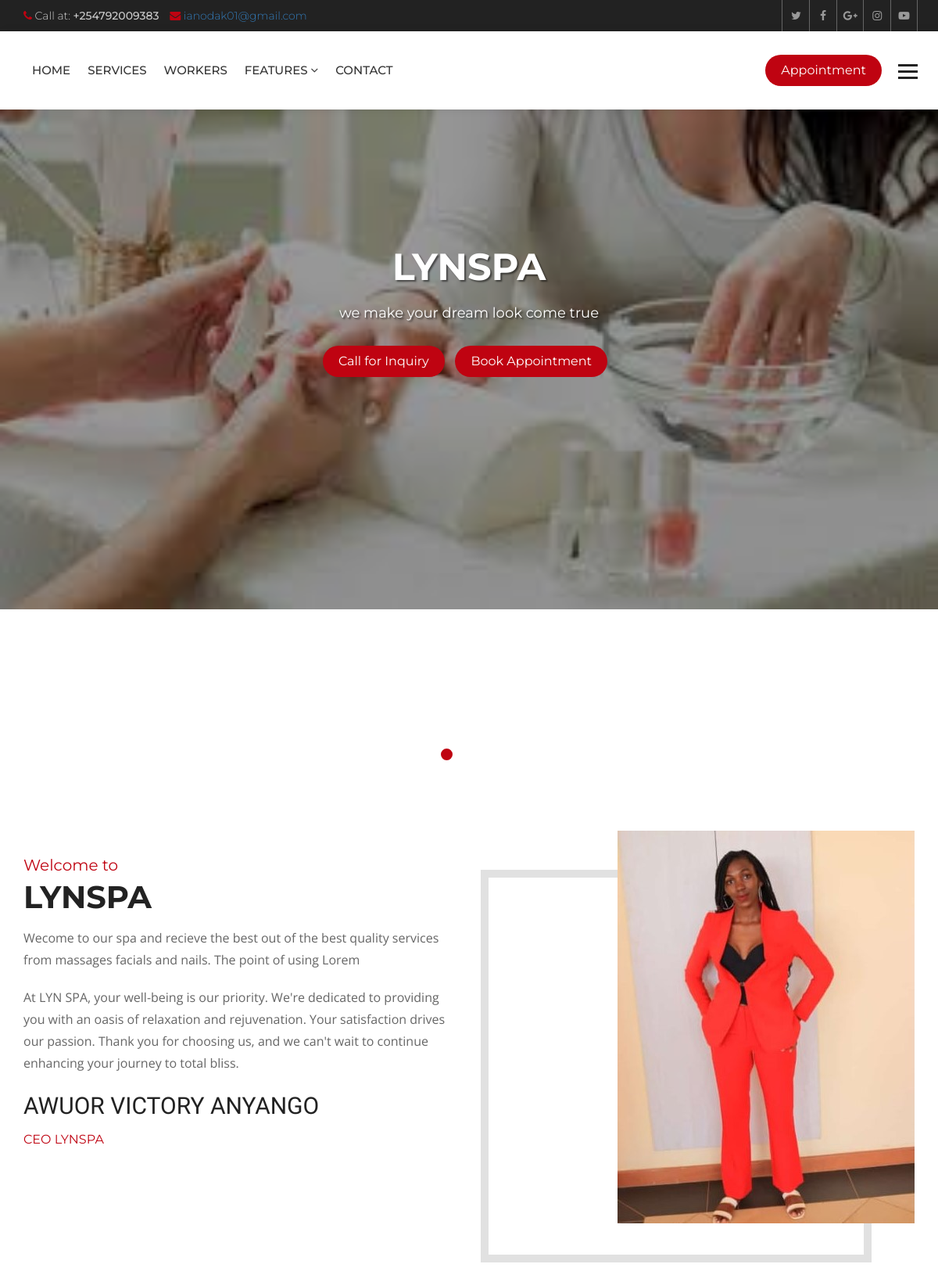
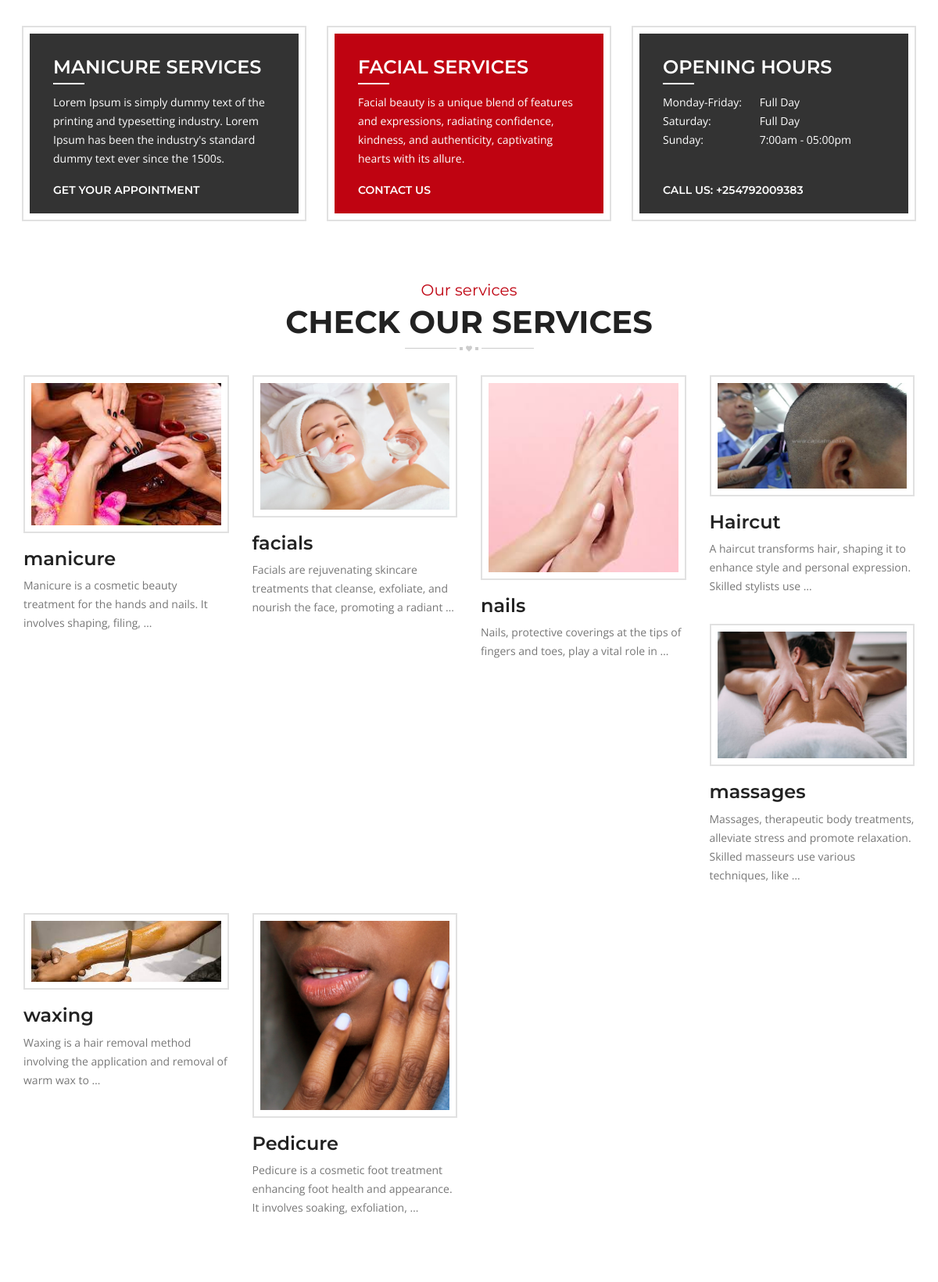
The page / (upper part) on the database its author committed (2 pictures, top to bottom).
### hospital/models.py (models this page shows, shortened)
class Slider(models.Model):
    caption = models.CharField(max_length=150)
    slogan = models.CharField(max_length=120)
    image = models.ImageField(upload_to='sliders/')
    class Meta:
        verbose_name_plural = 'Slider'

class Service(models.Model):
    title = models.CharField(max_length=120)
    description = models.TextField()
    items = models.ManyToManyField(to='Item',)
    thumbnail = models.ImageField(upload_to='services/')
    cover = models.ImageField(upload_to='services/')
    image1 = models.ImageField(upload_to='services/', blank=True, null=True)
    image2 = models.ImageField(upload_to='services/', blank=True, null=True)

### hospital/views.py (the view)
# urls.py: path('', views.HomeView.as_view(), name='index'),
class HomeView(ListView):
    template_name = 'hospital/index.html'
    queryset = Service.objects.all()
    context_object_name = 'services'
    def get_context_data(self, **kwargs):
        context = super().get_context_data()
        context['sliders'] = Slider.objects.all()
        context['experts'] = Doctor.objects.all()
        return context

### hospital/context_processors.py (called while the page is built)
def footer_content(request):
    services = Service.objects.all()
    doctors = Doctor.objects.all()
    context = {
        'services': services,
        'doctors': doctors
    }
    return context

### templates/hospital/index.html (shortened to what this page needs)
{% extends 'base.html' %}
{% load static %}
{% block maincontent %}
<div class="main-content">
  <section class="welcome-section">
    <div class="container">
      <div class="row">
        <div class="welcome-box">
          <div class="col-md-6 col-sm-6">
            <div class="welcome-text">
              <div class="sectio-title-2"> <strong>Welcome to </strong>
                <h2>LYNSPA</h2>
              </div>
              <p>  Wecome to our spa and recieve the best out of the best quality services from massages facials and nails.
            The point of using Lorem</p>
              <p>At LYN SPA, your well-being is our priority.
                      We're dedicated to providing you with an oasis
                      of relaxation and rejuvenation. Your satisfaction
                      drives our passion. Thank you for choosing us, and
                      we can't wait to continue enhancing your journey to total bliss.</p>
              <strong class="signature">AWUOR VICTORY ANYANGO</strong>
              <h6 class="designation">CEO LYNSPA</h6>
            </div>
          </div>
          <div class="col-md-6 col-sm-6">
            <div class="welcome-img"> <img src="{% static 'heartcare/images/lynceo.jpeg' %}" alt=""> </div>
          </div>
        </div>
      </div>
    </div>
  </section>
  <section class="home-features">
    <div class="container">
      <div class="row">
        <div class="col-md-4 col-sm-4">
          <div class="features-box">
            <h3>Manicure services</h3>
            <p>Lorem Ipsum is simply dummy text of the printing and typesetting industry. Lorem Ipsum has been the
              industry's standard dummy text ever since the 1500s.</p>
            <a href="appointment/">Get Your Appointment</a>
          </div>
        </div>
        <div class="col-md-4 col-sm-4">
          <div class="features-box selected">
            <h3>Facial services</h3>
            <p>Facial beauty is a unique blend of features and expressions, radiating confidence, kindness, and authenticity, captivating hearts with its allure.</p>
            <a href="contact/">Contact Us</a>
          </div>
        </div>
        <div class="col-md-4 col-sm-4">
          <div class="features-box">
            <h3>Opening Hours</h3>
            <p><span>Monday-Friday:</span> Full Day<br>
              <span>Saturday:</span> Full Day<br>
              <span>Sunday:</span> 7:00am - 05:00pm<br>
            </p>
            <a href="#">Call us: +254792009383</a>
          </div>
        </div>
      </div>
    </div>
  </section>
  <section class="home-services">
    <div class="container">
      <div class="row">
        <div class="col-md-12">
          <div class="section-title-3"> <strong>Our services</strong>
            <h2>Check Our Services</h2>
          </div>
        </div>
        <div class="col-md-12">
          <div class="service-style-1">
            <div class="row">
              {% for service in services %}
              <div class="col-md-3 col-sm-3">
                <div class="service-box">
                  <div class="ser-thumb">  <img src="{{ service.thumbnail.url }}"
                      alt="">
                  </div>
                  <div class="ser-content">
                    <h3><a href="{% url 'service_details' service.id %}">{{ service.title }}</a></h3>
                    <p>{{ service.description|truncatewords:15 }}</p>
                  </div>
                </div>
              </div>
              {% endfor %}
            </div>
          </div>
        </div>
      </div>
    </div>
  </section>
</div>
{% endblock maincontent %}

### templates/base.html (shortened to what this page needs)
{% load static %}
<!DOCTYPE html>
<html lang="en">
<head>
  {% include 'partials/_css.html' %}
</head>
<body>
  <div class="wrapper">
    {% include 'partials/_header.html' %}
    {% include 'partials/_slider.html' with sliders=sliders %}
    {% block maincontent %}
    {% endblock maincontent %}
    {% include 'partials/_js.html' %}
</body>
</html>

### templates/partials/_css.html (shortened to what this page needs)
{% load static %}
<link href="{% static 'heartcare/css/custom.css' %}" rel="stylesheet">
<link href="{% static 'heartcare/css/bootstrap.min.css' %}" rel="stylesheet">
<link href="{% static 'heartcare/css/color.css' %}" rel="stylesheet">
<link href="{% static 'heartcare/css/responsive.css' %}" rel="stylesheet">
<link href="{% static 'heartcare/css/font-awesome.min.css' %}" rel="stylesheet">
<link href="{% static 'heartcare/css/prettyPhoto.css' %}" rel="stylesheet">
<link href="{% static 'heartcare/css/owl.carousel.min.css' %}" rel="stylesheet">
<link href="{% static 'heartcare/css/bootstrap-datetimepicker.min.css' %}" rel="stylesheet">

### templates/partials/_header.html (shortened to what this page needs)
{% load static %}
<header class="site-header">
  <div class="top-bar">
    <div class="container">
      <div class="row">
        <div class="col-md-6 col-sm-8">
          <ul>
            <li><i class="fa fa-phone" aria-hidden="true"></i> Call at: <strong>+254792009383</strong></li>
            <li><a href="mailto:ianodak01@gmail.com">
              <i class="fa fa-envelope"></i>
              <span>
                ianodak01@gmail.com
              </span>
            </a></li>
          </ul>
        </div>
        <div class="col-md-6 col-sm-4 top-social"> <a href="http://www.twitter.com"><i class="fa fa-twitter" aria-hidden="true"></i></a>
          <a href="http://www.facebook.com"><i class="fa fa-facebook" aria-hidden="true"></i></a> <a href="http://www.google.com"><i class="fa fa-google-plus"
              aria-hidden="true"></i></a> <a href="http://www.instagram.com"><i class="fa fa-instagram" aria-hidden="true"></i></a> <a
            href="http://www.youtube.com"><i class="fa fa-youtube-play" aria-hidden="true"></i></a> </div>
      </div>
    </div>
  </div>
  <div class="nav-logo-area">
    <div class="container">
      <div class="row">
        <div class="col-md-12">
          <nav class="navbar navbar-default">
            <div class="collapse navbar-collapse" id="bs-example-navbar-collapse-1">
              <ul class="nav navbar-nav">
                <li><a href="{% url 'index' %}">Home</a></li>
                <li><a href="{% url 'services' %}">Services</a></li>
                <li><a href="{% url 'doctors' %}">Workers</a></li>
                <li class="dropdown"> <a href="#" class="dropdown-toggle" data-toggle="dropdown" role="button"
                    aria-haspopup="true" aria-expanded="false">Features <span class="fa fa-angle-down"></span></a>
                </li>
                <li><a href="{% url 'contact' %}">Contact</a></li>
              </ul>
              <ul class="nav navbar-nav navbar-right">
                <li><a class="appoint" href="{% url 'appointment' %}">Appointment</a></li>
                <li> <a id="menu-toggle" href="#" class="toggle"><img src="{% static 'heartcare/images/bars.png' %}"
                      alt=""></a> </li>
              </ul>
            </div>
          </nav>
        </div>
      </div>
    </div>
  </div>
</header>

### templates/partials/_sidebar.html (shortened to what this page needs)
{% load static %}

### templates/partials/_slider.html
{% load static %}
<div class="main-slider">
    <div id="main-slider" class="owl-carousel owl-theme">
      {% for slider in sliders %}
      <div class="item">
          <div class="slide-caption slide-2">
            <div class="container">
              <h1>{{ slider.caption }}</h1>
              <p>{{ slider.slogan }}</p>
              <a class="btn-1" href="contact/">Call for Inquiry</a> <a class="btn-1" href="appointment/">Book Appointment</a>
            </div>
          </div>
          <span class="simg"><img src="{{ slider.image.url }}" alt=""></span>
        </div>
      {% endfor %}
    </div>
  </div>

### templates/partials/_footer.html (shortened to what this page needs)
{% load static %}

### templates/partials/_js.html (shortened to what this page needs)
</div>
{% load static %}

### heartcare/static/heartcare/css/color.css (style rules this page uses)
.site-header .navbar-default .navbar-nav > li > a:hover, .site-header .navbar-default .navbar-nav > .active > a, .site-header .navbar-default .navbar-nav > .active > a:focus, .site-header .navbar-default .navbar-nav > .active > a:hover, .site-header .navbar-default .navbar-nav > .open > a, .site-header .navbar-default .navbar-nav > .open > a:focus, .site-header .navbar-default .navbar-nav > .open > a:hover, .main-slider .owl-theme .owl-dots .owl-dot.active span, .main-slider .owl-theme .owl-dots .owl-dot:hover span, .site-header .navbar-nav > li > a.appoint, .site-header .navbar-nav > li > a.nav-search, .btn-1, .site-header .dropdown-menu > li > a:after, .app-form input[type="submit"], .header-style-two .nav-area, .learn-more, .play:hover, .cp-tabs .nav-tabs > li.active > a, .cp-tabs .nav-tabs > li.active > a:focus, .cp-tabs .nav-tabs > li.active > a:hover, .site-header .head-search .btn.btn-default, .main-slider .owl-theme .owl-dots .owl-dot.active span, .main-slider .owl-theme .owl-dots .owl-dot:hover span, .service-box-2:after, .Heart-box:hover .v-icon, .Heart-box:hover .v-text, .post-date, .team-two .team-social li a, .team-two .team-box .team-text:after, .book-appointment-widget a, .cp-pagination .pagination > li > a:hover, .cp-pagination .pagination > li > span:hover, .book-app, .submit-btn, .news-thumb .date, .newsletter-form button, .news-detail blockquote, .comment-form input[type="submit"], .pro-hover a, .review-form input[type="submit"], .related-products .owl-dots .owl-dot.active span, .related-products .owl-dots .owl-dot:hover span, .heart-care-services .nav-tabs>li.active>a, .heart-care-services .nav-tabs>li.active>a:focus, .heart-care-services .nav-tabs>li.active>a:hover, .heart-care-services .nav-tabs>li>a:hover, .services-nav h3, .site-header .dropdown-menu > li > a:hover, .features-box:hover, .features-box.selected, .footer .widget .rm, .home-testimonials .owl-theme .owl-dots .owl-dot.active span, .home-testimonials .owl-theme .owl-dots .owl-dot:hover span { background: #bf0311; }
.top-bar li .fa, .top-social a:hover, .view, .services-list .service h3 a:hover, .service-style-1 .service-box .ser-content h3 a:hover, .faqs .panel-default > .panel-heading h4 a, .faqs .panel-default > .panel-heading a::after, .team-text h5 a:hover, .section-title-3 strong, .post-text > h5 a:hover, .read-more:hover, .widget address .icon, .footer .widget a:hover, .footer-cr p strong, .footer-social a:hover, .post-meta li, .post-meta li:after, .post-meta li a, .header-service-area .icon, .header-service-area strong, .section-title-1 strong, .section-title-1 h2, .sectio-title-2 strong, .welcome-text .designation, .Heart-box .v-icon, .phone-icon, .services-nav .side-nav li:hover a, .services-nav .side-nav li.active a, .gallery-thumb .hover-info a, .archives li:before, .search-form button, .date-time, .right-404 strong, .prices, .review .fa, .login-social li, .login-social li a, .heart-care-services .nav-tabs>li>a { color: #bf0311; }

### rows shown on the page
Slider: caption "LYNSPA", slogan "we make your dream look come true"
Service: thumbnail (picture), title "manicure", description "Manicure is a cosmetic beauty treatment for the hands and nails. It involves shaping, filing, …"
Service: thumbnail (picture), title "facials", description "Facials are rejuvenating skincare treatments that cleanse, exfoliate, and nourish the face, promoting a radiant …"
Service: thumbnail (picture), title "nails", description "Nails, protective coverings at the tips of fingers and toes, play a vital role in …"
Service: thumbnail (picture), title "Haircut", description "A haircut transforms hair, shaping it to enhance style and personal expression. Skilled stylists use …"
Service: thumbnail (picture), title "massages", description "Massages, therapeutic body treatments, alleviate stress and promote relaxation. Skilled masseurs use various techniques, like …"
Service: thumbnail (picture), title "waxing", description "Waxing is a hair removal method involving the application and removal of warm wax to …"
Service: thumbnail (picture), title "Pedicure", description "Pedicure is a cosmetic foot treatment enhancing foot health and appearance. It involves soaking, exfoliation, …"
